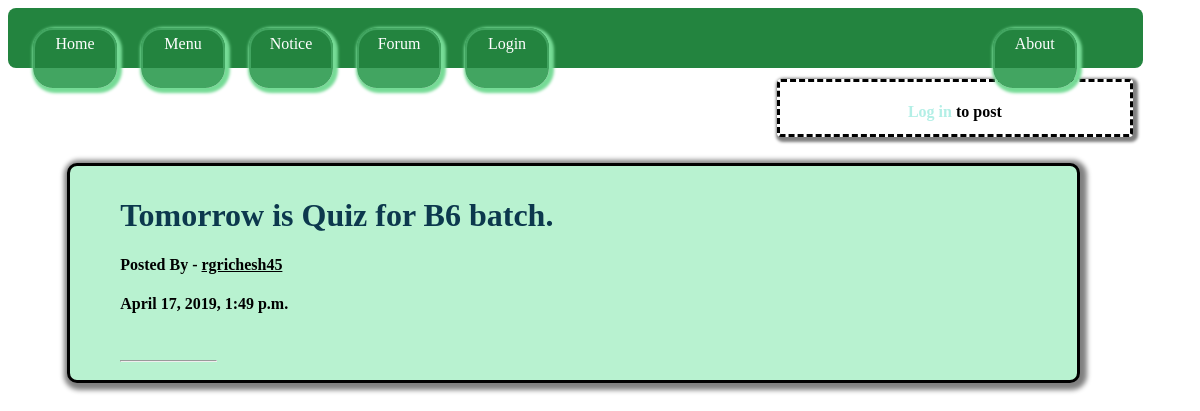
/home/, run on the app's committed database.
### users/models.py (models this page shows, shortened)
class NoticeBoard(models.Model):
	author = models.ForeignKey(User, on_delete=models.CASCADE)
	title = models.CharField(max_length=100,unique = True)
	notice = models.TextField(max_length=1000,default='',unique = True)
	date = models.DateTimeField(default = timezone.now)
	url = models.URLField(max_length=100,blank = True)
	docs = models.FileField(upload_to='docs',blank=True)

### users/views.py (the view)
# urls.py: path('home/',index_list.as_view(),name='home'),
class index_list(ListView):
	model = NoticeBoard
	template_name = 'users/index.html'
	context_object_name = 'data'
	ordering = ['-date']

### users/templates/users/index.html (shortened to what this page needs)
{% extends 'users/nav.html' %}
{% block logbox %}
	{% if user.is_authenticated %}
		<h4>Welcome, {{ request.user }} </h4>
	{% else %}
		<h4><a href="{% url 'login' %}" id="log">Log in</a> to post</h4>
	{% endif %}
{% endblock logbox %}
{% block content %}
	{% if data %}
		{% for datas in data %}
			<a id="title" href="{% url 'notice_detail' datas.id %}"><h1>{{ datas.title }}</h1></a>
			<h4 id="author">Posted By - <u>{{ datas.author }}</u></h4>
			<h4>{{ datas.date }}</h4> <br /><hr >
		{% endfor %}
	{% else %}
		<h1>Nothing to show </h1>
	{% endif %}
{% endblock content %}

### users/templates/users/nav.html (style rules this page uses)
hr { width:10%; margin-left:0px; color:#bf07ac; }
a#log { text-decoration: none; color:#b3efe6; }
a#title { text-decoration:none; color:rgb(12,56,77); }

### data on the page
NoticeBoard: title "Tomorrow is Quiz for B6 batch.", author "rgrichesh45", date "April 17, 2019, 1:49 p.m."
